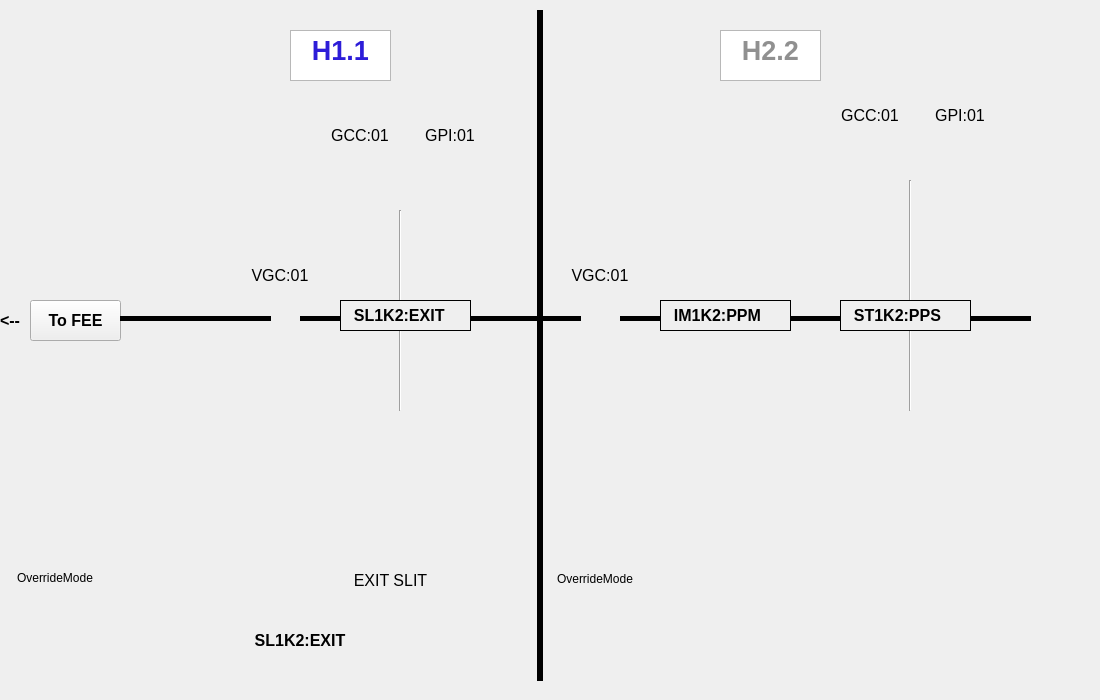
     <widget class="QWidget" name="scrollAreaWidgetContents">
      <property name="enabled">
       <bool>true</bool>
      </property>
      <property name="geometry">
       <rect>
        <x>0</x>
        <y>0</y>
        <width>1100</width>
        <height>700</height>
       </rect>
      </property>
      <property name="sizePolicy">
       <sizepolicy hsizetype="Expanding" vsizetype="Expanding">
        <horstretch>0</horstretch>
        <verstretch>0</verstretch>
       </sizepolicy>
      </property>
      <widget class="PyDMDrawingRectangle" name="IM1K0_box">
       <property name="geometry">
        <rect>
         <x>190</x>
         <y>110</y>
         <width>321</width>
         <height>491</height>
        </rect>
       </property>
       <property name="toolTip">
        <string/>
       </property>
       <property name="brush" stdset="0">
        <brush brushstyle="NoBrush">
         <color alpha="255">
          <red>0</red>
          <green>0</green>
          <blue>0</blue>
         </color>
        </brush>
       </property>
       <property name="penStyle" stdset="0">
        <enum>Qt::DashLine</enum>
       </property>
       <property name="penWidth" stdset="0">
        <double>1.000000000000000</double>
       </property>
      </widget>
      <widget class="PyDMLabel" name="to_tmo_label">
       <property name="geometry">
        <rect>
         <x>0</x>
         <y>300</y>
         <width>111</width>
         <height>41</height>
        </rect>
       </property>
       <property name="font">
        <font>
         <pointsize>12</pointsize>
         <weight>75</weight>
         <bold>true</bold>
        </font>
       </property>
       <property name="toolTip">
        <string/>
       </property>
       <property name="frameShape">
        <enum>QFrame::NoFrame</enum>
       </property>
       <property name="frameShadow">
        <enum>QFrame::Plain</enum>
       </property>
       <property name="lineWidth">
        <number>1</number>
       </property>
       <property name="midLineWidth">
        <number>0</number>
       </property>
       <property name="text">
        <string>&lt;--</string>
       </property>
      </widget>
      <widget class="PyDMLabel" name="TV2K0_label_2">
       <property name="geometry">
        <rect>
         <x>270</x>
         <y>570</y>
         <width>241</width>
         <height>21</height>
        </rect>
       </property>
       <property name="font">
        <font>
         <pointsize>12</pointsize>
         <weight>50</weight>
         <bold>false</bold>
         <kerning>true</kerning>
        </font>
       </property>
       <property name="toolTip">
        <string/>
       </property>
       <property name="frameShape">
        <enum>QFrame::NoFrame</enum>
       </property>
       <property name="frameShadow">
        <enum>QFrame::Plain</enum>
       </property>
       <property name="lineWidth">
        <number>1</number>
       </property>
       <property name="midLineWidth">
        <number>0</number>
       </property>
       <property name="text">
        <string>EXIT SLIT</string>
       </property>
       <property name="alignment">
        <set>Qt::AlignCenter</set>
       </property>
      </widget>
      <widget class="PyDMLabel" name="PA1K0_label_7">
       <property name="geometry">
        <rect>
         <x>230</x>
         <y>630</y>
         <width>140</width>
         <height>21</height>
        </rect>
       </property>
       <property name="font">
        <font>
         <pointsize>12</pointsize>
         <weight>75</weight>
         <bold>true</bold>
         <kerning>true</kerning>
        </font>
       </property>
       <property name="toolTip">
        <string/>
       </property>
       <property name="frameShape">
        <enum>QFrame::NoFrame</enum>
       </property>
       <property name="frameShadow">
        <enum>QFrame::Plain</enum>
       </property>
       <property name="lineWidth">
        <number>1</number>
       </property>
       <property name="midLineWidth">
        <number>0</number>
       </property>
       <property name="text">
        <string>SL1K2:EXIT</string>
       </property>
       <property name="alignment">
        <set>Qt::AlignCenter</set>
       </property>
      </widget>
      <widget class="Line" name="line_40">
       <property name="geometry">
        <rect>
         <x>390</x>
         <y>210</y>
         <width>20</width>
         <height>91</height>
        </rect>
       </property>
       <property name="orientation">
        <enum>Qt::Vertical</enum>
       </property>
      </widget>
      <widget class="PyDMEmbeddedDisplay" name="PyDMEmbeddedDisplay_10">
       <property name="geometry">
        <rect>
         <x>280</x>
         <y>140</y>
         <width>200</width>
         <height>140</height>
        </rect>
       </property>
       <property name="toolTip">
        <string/>
       </property>
       <property name="lineWidth">
        <number>0</number>
       </property>
       <property name="rules" stdset="0">
        <string>[]</string>
       </property>
       <property name="macros" stdset="0">
        <string>{&quot;GCC&quot;: &quot;SL1K2:EXIT:GCC:1&quot; , &quot;GPI&quot;: &quot;SL1K2:EXIT:GPI:1&quot;}</string>
       </property>
       <property name="filename" stdset="0">
        <string>vacuumscreens/templates/GCC_GPI.ui</string>
       </property>
      </widget>
      <widget class="QLabel" name="label_17">
       <property name="geometry">
        <rect>
         <x>310</x>
         <y>110</y>
         <width>100</width>
         <height>51</height>
        </rect>
       </property>
       <property name="font">
        <font>
         <pointsize>12</pointsize>
         <weight>50</weight>
         <bold>false</bold>
        </font>
       </property>
       <property name="lineWidth">
        <number>1</number>
       </property>
       <property name="text">
        <string>GCC:01</string>
       </property>
       <property name="alignment">
        <set>Qt::AlignCenter</set>
       </property>
       <property name="wordWrap">
        <bool>true</bool>
       </property>
      </widget>
      <widget class="QLabel" name="label_18">
       <property name="geometry">
        <rect>
         <x>400</x>
         <y>110</y>
         <width>100</width>
         <height>51</height>
        </rect>
       </property>
       <property name="font">
        <font>
         <pointsize>12</pointsize>
         <weight>50</weight>
         <bold>false</bold>
        </font>
       </property>
       <property name="lineWidth">
        <number>1</number>
       </property>
       <property name="text">
        <string>GPI:01</string>
       </property>
       <property name="alignment">
        <set>Qt::AlignCenter</set>
       </property>
       <property name="wordWrap">
        <bool>true</bool>
       </property>
      </widget>
      <widget class="QLabel" name="label_19">
       <property name="geometry">
        <rect>
         <x>230</x>
         <y>250</y>
         <width>100</width>
         <height>51</height>
        </rect>
       </property>
       <property name="font">
        <font>
         <pointsize>12</pointsize>
         <weight>50</weight>
         <bold>false</bold>
        </font>
       </property>
       <property name="lineWidth">
        <number>1</number>
       </property>
       <property name="text">
        <string>VGC:01</string>
       </property>
       <property name="alignment">
        <set>Qt::AlignCenter</set>
       </property>
       <property name="wordWrap">
        <bool>true</bool>
       </property>
      </widget>
      <widget class="PyDMShellCommand" name="PyDMShellCommand_2">
       <property name="geometry">
        <rect>
         <x>30</x>
         <y>300</y>
         <width>91</width>
         <height>41</height>
        </rect>
       </property>
       <property name="font">
        <font>
         <pointsize>12</pointsize>
         <weight>75</weight>
         <bold>true</bold>
        </font>
       </property>
       <property name="toolTip">
        <string/>
       </property>
       <property name="text">
        <string>To FEE</string>
       </property>
       <property name="iconSize">
        <size>
         <width>16</width>
         <height>16</height>
        </size>
       </property>
       <property name="redirectCommandOutput" stdset="0">
        <bool>false</bool>
       </property>
       <property name="commands" stdset="0">
        <stringlist>
         <string>pydm /reg/g/pcds/epics-dev/screens/pydm/vacuumscreens/screens/rixFeeVac.ui</string>
        </stringlist>
       </property>
      </widget>
      <widget class="PneumaticValve" name="PneumaticValve_8">
       <property name="geometry">
        <rect>
         <x>230</x>
         <y>300</y>
         <width>111</width>
         <height>141</height>
        </rect>
       </property>
       <property name="toolTip">
        <string/>
       </property>
       <property name="channelsPrefix" stdset="0">
        <string>ca://SL1K2:EXIT:VGC:1</string>
       </property>
       <property name="controlButtonHorizontal" stdset="0">
        <bool>false</bool>
       </property>
      </widget>
      <widget class="Line" name="line_58">
       <property name="geometry">
        <rect>
         <x>390</x>
         <y>330</y>
         <width>20</width>
         <height>81</height>
        </rect>
       </property>
       <property name="orientation">
        <enum>Qt::Vertical</enum>
       </property>
      </widget>
      <widget class="IonPump" name="IonPump_3">
       <property name="geometry">
        <rect>
         <x>350</x>
         <y>410</y>
         <width>100</width>
         <height>99</height>
        </rect>
       </property>
       <property name="toolTip">
        <string/>
       </property>
       <property name="channelsPrefix" stdset="0">
        <string>ca://SL1K2:EXIT:PIP:1</string>
       </property>
      </widget>
      <widget class="PneumaticValve" name="PneumaticValve_9">
       <property name="geometry">
        <rect>
         <x>550</x>
         <y>300</y>
         <width>101</width>
         <height>131</height>
        </rect>
       </property>
       <property name="toolTip">
        <string/>
       </property>
       <property name="channelsPrefix" stdset="0">
        <string>ca://ST1K2:PPS:VGC:1</string>
       </property>
       <property name="controlButtonHorizontal" stdset="0">
        <bool>false</bool>
       </property>
      </widget>
      <widget class="QLabel" name="label_20">
       <property name="geometry">
        <rect>
         <x>550</x>
         <y>250</y>
         <width>100</width>
         <height>51</height>
        </rect>
       </property>
       <property name="font">
        <font>
         <pointsize>12</pointsize>
         <weight>50</weight>
         <bold>false</bold>
        </font>
       </property>
       <property name="lineWidth">
        <number>1</number>
       </property>
       <property name="text">
        <string>VGC:01</string>
       </property>
       <property name="alignment">
        <set>Qt::AlignCenter</set>
       </property>
       <property name="wordWrap">
        <bool>true</bool>
       </property>
      </widget>
      <widget class="Line" name="line_42">
       <property name="geometry">
        <rect>
         <x>900</x>
         <y>180</y>
         <width>20</width>
         <height>121</height>
        </rect>
       </property>
       <property name="orientation">
        <enum>Qt::Vertical</enum>
       </property>
      </widget>
      <widget class="Line" name="line_61">
       <property name="geometry">
        <rect>
         <x>900</x>
         <y>330</y>
         <width>20</width>
         <height>81</height>
        </rect>
       </property>
       <property name="orientation">
        <enum>Qt::Vertical</enum>
       </property>
      </widget>
      <widget class="IonPump" name="IonPump_6">
       <property name="geometry">
        <rect>
         <x>860</x>
         <y>410</y>
         <width>100</width>
         <height>99</height>
        </rect>
       </property>
       <property name="toolTip">
        <string/>
       </property>
       <property name="channelsPrefix" stdset="0">
        <string>ca://ST1K2:PPS:PIP:1</string>
       </property>
      </widget>
      <widget class="PyDMEmbeddedDisplay" name="PyDMEmbeddedDisplay_11">
       <property name="geometry">
        <rect>
         <x>790</x>
         <y>110</y>
         <width>200</width>
         <height>140</height>
        </rect>
       </property>
       <property name="toolTip">
        <string/>
       </property>
       <property name="lineWidth">
        <number>0</number>
       </property>
       <property name="rules" stdset="0">
        <string>[]</string>
       </property>
       <property name="macros" stdset="0">
        <string>{&quot;GCC&quot;: &quot;ST1K2:PPS:GCC:1&quot; , &quot;GPI&quot;: &quot;ST1K2:PPS:GPI:1&quot;}</string>
       </property>
       <property name="filename" stdset="0">
        <string>vacuumscreens/templates/GCC_GPI.ui</string>
       </property>
      </widget>
      <widget class="QLabel" name="label_21">
       <property name="geometry">
        <rect>
         <x>820</x>
         <y>90</y>
         <width>100</width>
         <height>51</height>
        </rect>
       </property>
       <property name="font">
        <font>
         <pointsize>12</pointsize>
         <weight>50</weight>
         <bold>false</bold>
        </font>
       </property>
       <property name="lineWidth">
        <number>1</number>
       </property>
       <property name="text">
        <string>GCC:01</string>
       </property>
       <property name="alignment">
        <set>Qt::AlignCenter</set>
       </property>
       <property name="wordWrap">
        <bool>true</bool>
       </property>
      </widget>
      <widget class="QLabel" name="label_22">
       <property name="geometry">
        <rect>
         <x>910</x>
         <y>90</y>
         <width>100</width>
         <height>51</height>
        </rect>
       </property>
       <property name="font">
        <font>
         <pointsize>12</pointsize>
         <weight>50</weight>
         <bold>false</bold>
        </font>
       </property>
       <property name="lineWidth">
        <number>1</number>
       </property>
       <property name="text">
        <string>GPI:01</string>
       </property>
       <property name="alignment">
        <set>Qt::AlignCenter</set>
       </property>
       <property name="wordWrap">
        <bool>true</bool>
       </property>
      </widget>
      <widget class="PyDMDrawingRectangle" name="PyDMDrawingRectangle_9">
       <property name="geometry">
        <rect>
         <x>1180</x>
         <y>290</y>
         <width>76</width>
         <height>60</height>
        </rect>
       </property>
       <property name="toolTip">
        <string/>
       </property>
       <property name="brush" stdset="0">
        <brush brushstyle="SolidPattern">
         <color alpha="255">
          <red>239</red>
          <green>239</green>
          <blue>239</blue>
         </color>
        </brush>
       </property>
       <property name="penStyle" stdset="0">
        <enum>Qt::SolidLine</enum>
       </property>
       <property name="penWidth" stdset="0">
        <double>0.000000000000000</double>
       </property>
      </widget>
      <widget class="PyDMLabel" name="PA1K0_label_11">
       <property name="geometry">
        <rect>
         <x>1180</x>
         <y>300</y>
         <width>76</width>
         <height>41</height>
        </rect>
       </property>
       <property name="font">
        <font>
         <pointsize>12</pointsize>
         <weight>75</weight>
         <bold>true</bold>
         <kerning>true</kerning>
        </font>
       </property>
       <property name="toolTip">
        <string/>
       </property>
       <property name="frameShape">
        <enum>QFrame::NoFrame</enum>
       </property>
       <property name="frameShadow">
        <enum>QFrame::Plain</enum>
       </property>
       <property name="lineWidth">
        <number>1</number>
       </property>
       <property name="midLineWidth">
        <number>0</number>
       </property>
       <property name="text">
        <string>IM2K2
-PPM</string>
       </property>
       <property name="alignment">
        <set>Qt::AlignCenter</set>
       </property>
      </widget>
      <widget class="Line" name="line">
       <property name="geometry">
        <rect>
         <x>120</x>
         <y>310</y>
         <width>151</width>
         <height>16</height>
        </rect>
       </property>
       <property name="font">
        <font>
         <pointsize>15</pointsize>
        </font>
       </property>
       <property name="frameShadow">
        <enum>QFrame::Plain</enum>
       </property>
       <property name="lineWidth">
        <number>5</number>
       </property>
       <property name="orientation">
        <enum>Qt::Horizontal</enum>
       </property>
      </widget>
      <widget class="Line" name="line_2">
       <property name="geometry">
        <rect>
         <x>170</x>
         <y>310</y>
         <width>41</width>
         <height>16</height>
        </rect>
       </property>
       <property name="font">
        <font>
         <pointsize>15</pointsize>
        </font>
       </property>
       <property name="frameShadow">
        <enum>QFrame::Plain</enum>
       </property>
       <property name="lineWidth">
        <number>5</number>
       </property>
       <property name="orientation">
        <enum>Qt::Horizontal</enum>
       </property>
      </widget>
      <widget class="Line" name="line_3">
       <property name="geometry">
        <rect>
         <x>470</x>
         <y>310</y>
         <width>111</width>
         <height>16</height>
        </rect>
       </property>
       <property name="font">
        <font>
         <pointsize>15</pointsize>
        </font>
       </property>
       <property name="frameShadow">
        <enum>QFrame::Plain</enum>
       </property>
       <property name="lineWidth">
        <number>5</number>
       </property>
       <property name="orientation">
        <enum>Qt::Horizontal</enum>
       </property>
      </widget>
      <widget class="Line" name="line_5">
       <property name="geometry">
        <rect>
         <x>790</x>
         <y>310</y>
         <width>51</width>
         <height>16</height>
        </rect>
       </property>
       <property name="font">
        <font>
         <pointsize>15</pointsize>
        </font>
       </property>
       <property name="frameShadow">
        <enum>QFrame::Plain</enum>
       </property>
       <property name="lineWidth">
        <number>5</number>
       </property>
       <property name="orientation">
        <enum>Qt::Horizontal</enum>
       </property>
      </widget>
      <widget class="Line" name="line_6">
       <property name="geometry">
        <rect>
         <x>970</x>
         <y>310</y>
         <width>61</width>
         <height>16</height>
        </rect>
       </property>
       <property name="font">
        <font>
         <pointsize>15</pointsize>
        </font>
       </property>
       <property name="frameShadow">
        <enum>QFrame::Plain</enum>
       </property>
       <property name="lineWidth">
        <number>5</number>
       </property>
       <property name="orientation">
        <enum>Qt::Horizontal</enum>
       </property>
      </widget>
      <widget class="Line" name="line_7">
       <property name="geometry">
        <rect>
         <x>300</x>
         <y>310</y>
         <width>41</width>
         <height>16</height>
        </rect>
       </property>
       <property name="font">
        <font>
         <pointsize>15</pointsize>
        </font>
       </property>
       <property name="frameShadow">
        <enum>QFrame::Plain</enum>
       </property>
       <property name="lineWidth">
        <number>5</number>
       </property>
       <property name="orientation">
        <enum>Qt::Horizontal</enum>
       </property>
      </widget>
      <widget class="Line" name="line_8">
       <property name="geometry">
        <rect>
         <x>530</x>
         <y>10</y>
         <width>20</width>
         <height>671</height>
        </rect>
       </property>
       <property name="autoFillBackground">
        <bool>false</bool>
       </property>
       <property name="frameShadow">
        <enum>QFrame::Plain</enum>
       </property>
       <property name="lineWidth">
        <number>6</number>
       </property>
       <property name="orientation">
        <enum>Qt::Vertical</enum>
       </property>
      </widget>
      <widget class="QTextEdit" name="textEdit">
       <property name="geometry">
        <rect>
         <x>290</x>
         <y>30</y>
         <width>101</width>
         <height>51</height>
        </rect>
       </property>
       <property name="html">
        <string>&lt;!DOCTYPE HTML PUBLIC &quot;-//W3C//DTD HTML 4.0//EN&quot; &quot;http://www.w3.org/TR/REC-html40/strict.dtd&quot;&gt;
&lt;html&gt;&lt;head&gt;&lt;meta name=&quot;qrichtext&quot; content=&quot;1&quot; /&gt;&lt;style type=&quot;text/css&quot;&gt;
p, li { white-space: pre-wrap; }
&lt;/style&gt;&lt;/head&gt;&lt;body style=&quot; font-family:'Sans Serif'; font-size:9pt; font-weight:400; font-style:normal;&quot;&gt;
&lt;p align=&quot;center&quot; style=&quot; margin-top:0px; margin-bottom:0px; margin-left:0px; margin-right:0px; -qt-block-indent:0; text-indent:0px;&quot;&gt;&lt;span style=&quot; font-size:20pt; font-weight:600; color:#2d1dd8;&quot;&gt;H1.1&lt;/span&gt;&lt;/p&gt;&lt;/body&gt;&lt;/html&gt;</string>
       </property>
      </widget>
      <widget class="QTextEdit" name="textEdit_2">
       <property name="geometry">
        <rect>
         <x>720</x>
         <y>30</y>
         <width>101</width>
         <height>51</height>
        </rect>
       </property>
       <property name="html">
        <string>&lt;!DOCTYPE HTML PUBLIC &quot;-//W3C//DTD HTML 4.0//EN&quot; &quot;http://www.w3.org/TR/REC-html40/strict.dtd&quot;&gt;
&lt;html&gt;&lt;head&gt;&lt;meta name=&quot;qrichtext&quot; content=&quot;1&quot; /&gt;&lt;style type=&quot;text/css&quot;&gt;
p, li { white-space: pre-wrap; }
&lt;/style&gt;&lt;/head&gt;&lt;body style=&quot; font-family:'Sans Serif'; font-size:9pt; font-weight:400; font-style:normal;&quot;&gt;
&lt;p align=&quot;center&quot; style=&quot; margin-top:0px; margin-bottom:0px; margin-left:0px; margin-right:0px; -qt-block-indent:0; text-indent:0px;&quot;&gt;&lt;span style=&quot; font-size:20pt; font-weight:600; color:#909090;&quot;&gt;H2.2&lt;/span&gt;&lt;/p&gt;&lt;/body&gt;&lt;/html&gt;</string>
       </property>
      </widget>
      <widget class="QLabel" name="label">
       <property name="geometry">
        <rect>
         <x>340</x>
         <y>300</y>
         <width>131</width>
         <height>31</height>
        </rect>
       </property>
       <property name="font">
        <font>
         <pointsize>12</pointsize>
         <weight>75</weight>
         <bold>true</bold>
        </font>
       </property>
       <property name="frameShape">
        <enum>QFrame::Box</enum>
       </property>
       <property name="text">
        <string>  SL1K2:EXIT</string>
       </property>
      </widget>
      <widget class="QLabel" name="label_2">
       <property name="geometry">
        <rect>
         <x>660</x>
         <y>300</y>
         <width>131</width>
         <height>31</height>
        </rect>
       </property>
       <property name="font">
        <font>
         <pointsize>12</pointsize>
         <weight>75</weight>
         <bold>true</bold>
        </font>
       </property>
       <property name="frameShape">
        <enum>QFrame::Box</enum>
       </property>
       <property name="text">
        <string>  IM1K2:PPM</string>
       </property>
      </widget>
      <widget class="QLabel" name="label_3">
       <property name="geometry">
        <rect>
         <x>840</x>
         <y>300</y>
         <width>131</width>
         <height>31</height>
        </rect>
       </property>
       <property name="font">
        <font>
         <pointsize>12</pointsize>
         <weight>75</weight>
         <bold>true</bold>
        </font>
       </property>
       <property name="frameShape">
        <enum>QFrame::Box</enum>
       </property>
       <property name="text">
        <string>  ST1K2:PPS</string>
       </property>
      </widget>
      <widget class="Line" name="line_9">
       <property name="geometry">
        <rect>
         <x>620</x>
         <y>310</y>
         <width>41</width>
         <height>16</height>
        </rect>
       </property>
       <property name="font">
        <font>
         <pointsize>15</pointsize>
        </font>
       </property>
       <property name="frameShadow">
        <enum>QFrame::Plain</enum>
       </property>
       <property name="lineWidth">
        <number>5</number>
       </property>
       <property name="orientation">
        <enum>Qt::Horizontal</enum>
       </property>
      </widget>
      <widget class="PyDMLabel" name="PyDMLabel_4">
       <property name="geometry">
        <rect>
         <x>557</x>
         <y>571</y>
         <width>101</width>
         <height>16</height>
        </rect>
       </property>
       <property name="toolTip">
        <string/>
       </property>
       <property name="text">
        <string>OverrideMode</string>
       </property>
      </widget>
      <widget class="PyDMLabel" name="PyDMLabel_5">
       <property name="geometry">
        <rect>
         <x>17</x>
         <y>570</y>
         <width>101</width>
         <height>16</height>
        </rect>
       </property>
       <property name="toolTip">
        <string/>
       </property>
       <property name="text">
        <string>OverrideMode</string>
       </property>
      </widget>
      <widget class="PyDMEnumButton" name="PyDMEnumButton_2">
       <property name="geometry">
        <rect>
         <x>20</x>
         <y>590</y>
         <width>98</width>
         <height>80</height>
        </rect>
       </property>
       <property name="font">
        <font>
         <pointsize>9</pointsize>
        </font>
       </property>
       <property name="toolTip">
        <string/>
       </property>
       <property name="channel" stdset="0">
        <string>ca://RIX:FEE:VAC:OVRDON</string>
       </property>
       <property name="items" stdset="0">
        <stringlist>
         <string>FALSE</string>
         <string>TRUE</string>
        </stringlist>
       </property>
      </widget>
      <widget class="PyDMEnumButton" name="PyDMEnumButton_3">
       <property name="geometry">
        <rect>
         <x>560</x>
         <y>600</y>
         <width>98</width>
         <height>80</height>
        </rect>
       </property>
       <property name="font">
        <font>
         <pointsize>9</pointsize>
        </font>
       </property>
       <property name="toolTip">
        <string/>
       </property>
       <property name="channel" stdset="0">
        <string>ca://RIX:HUT:VAC:OVRDON</string>
       </property>
       <property name="items" stdset="0">
        <stringlist>
         <string>FALSE</string>
         <string>TRUE</string>
        </stringlist>
       </property>
      </widget>
      <zorder>line_42</zorder>
      <zorder>IM1K0_box</zorder>
      <zorder>line_40</zorder>
      <zorder>to_tmo_label</zorder>
      <zorder>TV2K0_label_2</zorder>
      <zorder>PA1K0_label_7</zorder>
      <zorder>PyDMEmbeddedDisplay_10</zorder>
      <zorder>label_17</zorder>
      <zorder>label_18</zorder>
      <zorder>label_19</zorder>
      <zorder>PyDMShellCommand_2</zorder>
      <zorder>PneumaticValve_8</zorder>
      <zorder>line_58</zorder>
      <zorder>IonPump_3</zorder>
      <zorder>PneumaticValve_9</zorder>
      <zorder>label_20</zorder>
      <zorder>line_61</zorder>
      <zorder>IonPump_6</zorder>
      <zorder>PyDMEmbeddedDisplay_11</zorder>
      <zorder>label_21</zorder>
      <zorder>label_22</zorder>
      <zorder>PyDMDrawingRectangle_9</zorder>
      <zorder>PA1K0_label_11</zorder>
      <zorder>line</zorder>
      <zorder>line_2</zorder>
      <zorder>line_3</zorder>
      <zorder>line_5</zorder>
      <zorder>line_6</zorder>
      <zorder>line_7</zorder>
      <zorder>line_8</zorder>
      <zorder>textEdit</zorder>
      <zorder>textEdit_2</zorder>
      <zorder>label</zorder>
      <zorder>label_2</zorder>
      <zorder>label_3</zorder>
      <zorder>line_9</zorder>
      <zorder>PyDMLabel_4</zorder>
      <zorder>PyDMLabel_5</zorder>
      <zorder>PyDMEnumButton_2</zorder>
      <zorder>PyDMEnumButton_3</zorder>
     </widget>
